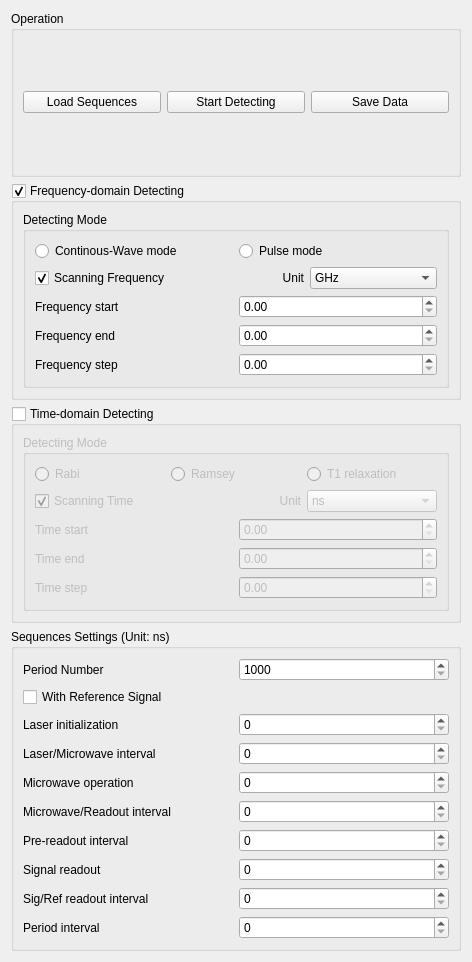
       <widget class="QWidget" name="pageODMR">
        <property name="geometry">
         <rect>
          <x>0</x>
          <y>0</y>
          <width>472</width>
          <height>962</height>
         </rect>
        </property>
        <attribute name="label">
         <string>ODMR Measurement</string>
        </attribute>
        <layout class="QVBoxLayout" name="verticalLayout">
         <item>
          <widget class="QGroupBox" name="groupBoxODMROperation">
           <property name="title">
            <string>Operation</string>
           </property>
           <layout class="QHBoxLayout" name="horizontalLayout_9">
            <item>
             <widget class="QPushButton" name="pushButton">
              <property name="text">
               <string>Load Sequences</string>
              </property>
             </widget>
            </item>
            <item>
             <widget class="QPushButton" name="pushButton_2">
              <property name="text">
               <string>Start Detecting</string>
              </property>
             </widget>
            </item>
            <item>
             <widget class="QPushButton" name="pushButton_4">
              <property name="text">
               <string>Save Data</string>
              </property>
             </widget>
            </item>
           </layout>
          </widget>
         </item>
         <item>
          <widget class="QGroupBox" name="groupBoxODMRFrequency">
           <property name="title">
            <string>Frequency-domain Detecting</string>
           </property>
           <property name="checkable">
            <bool>true</bool>
           </property>
           <layout class="QGridLayout" name="gridLayout_6">
            <item row="0" column="0" colspan="2">
             <widget class="QGroupBox" name="groupBox_10">
              <property name="title">
               <string>Detecting Mode</string>
              </property>
              <layout class="QVBoxLayout" name="verticalLayout_6">
               <item>
                <layout class="QHBoxLayout" name="horizontalLayout_15">
                 <item>
                  <widget class="QRadioButton" name="radioButtonODMRCW">
                   <property name="text">
                    <string>Continous-Wave mode</string>
                   </property>
                  </widget>
                 </item>
                 <item>
                  <widget class="QRadioButton" name="radioButtonODMRPulse">
                   <property name="text">
                    <string>Pulse mode</string>
                   </property>
                  </widget>
                 </item>
                </layout>
               </item>
               <item>
                <layout class="QHBoxLayout" name="horizontalLayout_14">
                 <item>
                  <widget class="QCheckBox" name="checkBoxODMRFrequencyScanning">
                   <property name="text">
                    <string>Scanning Frequency</string>
                   </property>
                   <property name="checked">
                    <bool>true</bool>
                   </property>
                  </widget>
                 </item>
                 <item>
                  <widget class="QLabel" name="label_34">
                   <property name="text">
                    <string>Unit</string>
                   </property>
                   <property name="alignment">
                    <set>Qt::AlignRight|Qt::AlignTrailing|Qt::AlignVCenter</set>
                   </property>
                  </widget>
                 </item>
                 <item>
                  <widget class="QComboBox" name="comboBoxODMRFrequencyUnit">
                   <item>
                    <property name="text">
                     <string>GHz</string>
                    </property>
                   </item>
                   <item>
                    <property name="text">
                     <string>MHz</string>
                    </property>
                   </item>
                   <item>
                    <property name="text">
                     <string>KHz</string>
                    </property>
                   </item>
                   <item>
                    <property name="text">
                     <string>Hz</string>
                    </property>
                   </item>
                  </widget>
                 </item>
                </layout>
               </item>
               <item>
                <layout class="QHBoxLayout" name="horizontalLayout_16">
                 <item>
                  <widget class="QLabel" name="label_17">
                   <property name="text">
                    <string>Frequency start</string>
                   </property>
                  </widget>
                 </item>
                 <item>
                  <widget class="QDoubleSpinBox" name="doubleSpinBoxODMRFrequencyStart"/>
                 </item>
                </layout>
               </item>
               <item>
                <layout class="QHBoxLayout" name="horizontalLayout_17">
                 <item>
                  <widget class="QLabel" name="label_18">
                   <property name="text">
                    <string>Frequency end</string>
                   </property>
                  </widget>
                 </item>
                 <item>
                  <widget class="QDoubleSpinBox" name="doubleSpinBoxODMRFrequencyEnd"/>
                 </item>
                </layout>
               </item>
               <item>
                <layout class="QHBoxLayout" name="horizontalLayout_18">
                 <item>
                  <widget class="QLabel" name="label_19">
                   <property name="text">
                    <string>Frequency step</string>
                   </property>
                  </widget>
                 </item>
                 <item>
                  <widget class="QDoubleSpinBox" name="doubleSpinBoxODMRFrequencyStep"/>
                 </item>
                </layout>
               </item>
              </layout>
             </widget>
            </item>
           </layout>
          </widget>
         </item>
         <item>
          <widget class="QGroupBox" name="groupBoxODMRTime">
           <property name="title">
            <string>Time-domain Detecting</string>
           </property>
           <property name="checkable">
            <bool>true</bool>
           </property>
           <property name="checked">
            <bool>false</bool>
           </property>
           <layout class="QVBoxLayout" name="verticalLayout_4">
            <item>
             <widget class="QGroupBox" name="groupBox_12">
              <property name="title">
               <string>Detecting Mode</string>
              </property>
              <layout class="QVBoxLayout" name="verticalLayout_5">
               <item>
                <layout class="QHBoxLayout" name="horizontalLayout_8">
                 <item>
                  <widget class="QRadioButton" name="radioButtonODMRRabi">
                   <property name="text">
                    <string>Rabi</string>
                   </property>
                  </widget>
                 </item>
                 <item>
                  <widget class="QRadioButton" name="radioButtonODMRRamsey">
                   <property name="text">
                    <string>Ramsey</string>
                   </property>
                  </widget>
                 </item>
                 <item>
                  <widget class="QRadioButton" name="radioButtonPulseODMRRelaxation">
                   <property name="text">
                    <string>T1 relaxation</string>
                   </property>
                  </widget>
                 </item>
                </layout>
               </item>
               <item>
                <layout class="QHBoxLayout" name="horizontalLayout_13">
                 <item>
                  <widget class="QCheckBox" name="checkBoxODMRTimeScanning">
                   <property name="text">
                    <string>Scanning Time</string>
                   </property>
                   <property name="checked">
                    <bool>true</bool>
                   </property>
                  </widget>
                 </item>
                 <item>
                  <widget class="QLabel" name="label_32">
                   <property name="text">
                    <string>Unit</string>
                   </property>
                   <property name="alignment">
                    <set>Qt::AlignRight|Qt::AlignTrailing|Qt::AlignVCenter</set>
                   </property>
                  </widget>
                 </item>
                 <item>
                  <widget class="QComboBox" name="comboBoxODMRTimeUnit">
                   <property name="currentIndex">
                    <number>3</number>
                   </property>
                   <item>
                    <property name="text">
                     <string>s</string>
                    </property>
                   </item>
                   <item>
                    <property name="text">
                     <string>ms</string>
                    </property>
                   </item>
                   <item>
                    <property name="text">
                     <string>us</string>
                    </property>
                   </item>
                   <item>
                    <property name="text">
                     <string>ns</string>
                    </property>
                   </item>
                  </widget>
                 </item>
                </layout>
               </item>
               <item>
                <layout class="QHBoxLayout" name="horizontalLayout_10">
                 <item>
                  <widget class="QLabel" name="label_30">
                   <property name="text">
                    <string>Time start</string>
                   </property>
                  </widget>
                 </item>
                 <item>
                  <widget class="QDoubleSpinBox" name="doubleSpinBoxODMRTimeStart">
                   <property name="maximum">
                    <double>1000.000000000000000</double>
                   </property>
                  </widget>
                 </item>
                </layout>
               </item>
               <item>
                <layout class="QHBoxLayout" name="horizontalLayout_11">
                 <item>
                  <widget class="QLabel" name="label_31">
                   <property name="text">
                    <string>Time end</string>
                   </property>
                  </widget>
                 </item>
                 <item>
                  <widget class="QDoubleSpinBox" name="doubleSpinBoxODMRTimeEnd">
                   <property name="maximum">
                    <double>1000.000000000000000</double>
                   </property>
                  </widget>
                 </item>
                </layout>
               </item>
               <item>
                <layout class="QHBoxLayout" name="horizontalLayout_12">
                 <item>
                  <widget class="QLabel" name="label_33">
                   <property name="text">
                    <string>Time step</string>
                   </property>
                  </widget>
                 </item>
                 <item>
                  <widget class="QDoubleSpinBox" name="doubleSpinBoxODMRTimeStep">
                   <property name="maximum">
                    <double>1000.000000000000000</double>
                   </property>
                  </widget>
                 </item>
                </layout>
               </item>
              </layout>
             </widget>
            </item>
           </layout>
          </widget>
         </item>
         <item>
          <widget class="QGroupBox" name="groupBoxODMRSequenceConfiguration">
           <property name="title">
            <string>Sequences Settings (Unit: ns)</string>
           </property>
           <layout class="QGridLayout" name="gridLayout_11">
            <item row="10" column="1">
             <widget class="QSpinBox" name="spinBoxODMRPreReadoutInterval">
              <property name="maximum">
               <number>100000</number>
              </property>
              <property name="singleStep">
               <number>10</number>
              </property>
             </widget>
            </item>
            <item row="9" column="1">
             <widget class="QSpinBox" name="spinBoxODMRMicrowaveReadoutInterval">
              <property name="maximum">
               <number>100000</number>
              </property>
              <property name="singleStep">
               <number>10</number>
              </property>
             </widget>
            </item>
            <item row="2" column="0">
             <widget class="QCheckBox" name="checkBoxODMRWithReference">
              <property name="text">
               <string>With Reference Signal</string>
              </property>
             </widget>
            </item>
            <item row="8" column="0">
             <widget class="QLabel" name="label_6">
              <property name="text">
               <string>Microwave operation</string>
              </property>
             </widget>
            </item>
            <item row="7" column="0">
             <widget class="QLabel" name="label_10">
              <property name="text">
               <string>Laser/Microwave interval</string>
              </property>
             </widget>
            </item>
            <item row="8" column="1">
             <widget class="QSpinBox" name="spinBoxODMRMicrowaveTime">
              <property name="maximum">
               <number>100000</number>
              </property>
              <property name="singleStep">
               <number>10</number>
              </property>
             </widget>
            </item>
            <item row="3" column="1">
             <widget class="QSpinBox" name="spinBoxODMRLaserTime">
              <property name="maximum">
               <number>100000</number>
              </property>
              <property name="singleStep">
               <number>10</number>
              </property>
             </widget>
            </item>
            <item row="10" column="0">
             <widget class="QLabel" name="label_23">
              <property name="text">
               <string>Pre-readout interval</string>
              </property>
             </widget>
            </item>
            <item row="13" column="1">
             <widget class="QSpinBox" name="spinBoxODMRSignalReadoutTime">
              <property name="maximum">
               <number>100000</number>
              </property>
              <property name="singleStep">
               <number>10</number>
              </property>
             </widget>
            </item>
            <item row="13" column="0">
             <widget class="QLabel" name="label_22">
              <property name="text">
               <string>Signal readout</string>
              </property>
             </widget>
            </item>
            <item row="7" column="1">
             <widget class="QSpinBox" name="spinBoxODMRLaserMicrowaveInterval">
              <property name="maximum">
               <number>100000</number>
              </property>
              <property name="singleStep">
               <number>10</number>
              </property>
             </widget>
            </item>
            <item row="14" column="1">
             <widget class="QSpinBox" name="spinBoxODMRSignalReferenceReadoutInterval">
              <property name="maximum">
               <number>100000</number>
              </property>
              <property name="singleStep">
               <number>10</number>
              </property>
             </widget>
            </item>
            <item row="3" column="0">
             <widget class="QLabel" name="label_8">
              <property name="text">
               <string>Laser initialization</string>
              </property>
             </widget>
            </item>
            <item row="16" column="0">
             <widget class="QLabel" name="label_20">
              <property name="text">
               <string>Period interval</string>
              </property>
             </widget>
            </item>
            <item row="14" column="0">
             <widget class="QLabel" name="label_21">
              <property name="text">
               <string>Sig/Ref readout interval</string>
              </property>
             </widget>
            </item>
            <item row="16" column="1">
             <widget class="QSpinBox" name="spinBoxODMRPeriodInterval">
              <property name="maximum">
               <number>100000</number>
              </property>
              <property name="singleStep">
               <number>10</number>
              </property>
             </widget>
            </item>
            <item row="1" column="1">
             <widget class="QSpinBox" name="spinBoxODMRPeriodNumber">
              <property name="minimum">
               <number>1000</number>
              </property>
              <property name="maximum">
               <number>10000000</number>
              </property>
              <property name="singleStep">
               <number>1000</number>
              </property>
             </widget>
            </item>
            <item row="9" column="0">
             <widget class="QLabel" name="label_24">
              <property name="text">
               <string>Microwave/Readout interval</string>
              </property>
             </widget>
            </item>
            <item row="1" column="0">
             <widget class="QLabel" name="label_3">
              <property name="text">
               <string>Period Number</string>
              </property>
             </widget>
            </item>
           </layout>
          </widget>
         </item>
        </layout>
       </widget>
